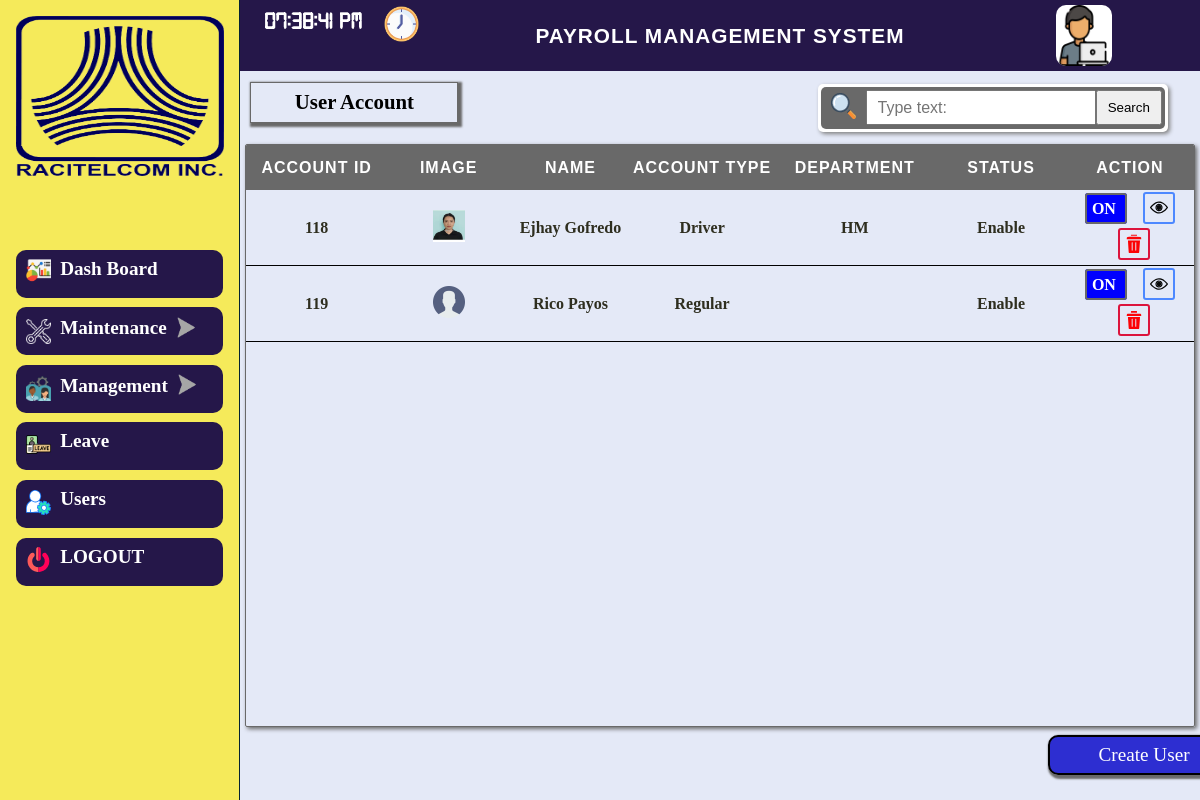
/admin-side/create-user/user_layout.php, run on the app's committed database.
### tables this page shows
CREATE TABLE `tbl_company_information` (
  `ID` int(11) NOT NULL,
  `LOGO` varchar(200) NOT NULL,
  `System_Name` varchar(30) NOT NULL,
  `Company_Name` varchar(30) NOT NULL,
  `State` varchar(20) NOT NULL,
  `City` varchar(20) NOT NULL,
  `Zipcode` varchar(10) NOT NULL,
  `Street` varchar(20) NOT NULL,
  `Building_Number` varchar(10) NOT NULL
);

CREATE TABLE `tbl_personal_information` (
  `Personal_ID` int(11) NOT NULL,
  `Employees_ID` int(11) NOT NULL,
  `Last_Name` varchar(255) NOT NULL,
  `First_Name` varchar(255) NOT NULL,
  `Middle_Name` varchar(255) NOT NULL,
  `Birth_Date` date NOT NULL,
  `Email` varchar(255) NOT NULL,
  `Contact_Number` varchar(111) NOT NULL,
  `Zip_Code` varchar(255) NOT NULL,
  `Province` varchar(255) NOT NULL,
  `City` varchar(255) NOT NULL,
  `Street` varchar(255) NOT NULL,
  `Suffix` varchar(255) NOT NULL,
  `Status` varchar(255) NOT NULL,
  `Gender` varchar(255) NOT NULL
);

CREATE TABLE `tbl_accounts` (
  `Account_ID` int(11) NOT NULL,
  `Employees_ID` int(255) NOT NULL,
  `Username` varchar(255) NOT NULL,
  `Password` varchar(255) NOT NULL,
  `Status` varchar(255) NOT NULL,
  `User_Type` text NOT NULL,
  `Email` int(11) NOT NULL,
  `Company_ID` int(11) NOT NULL
);

CREATE TABLE `tbl_employees_information` (
  `Employees_ID` int(11) NOT NULL,
  `Employee_Image` varchar(255) NOT NULL,
  `Hire_Date` date NOT NULL,
  `Daily_Rate` int(11) NOT NULL,
  `Schedule_ID` int(11) NOT NULL,
  `Position_ID` int(11) NOT NULL,
  `Department_ID` int(11) NOT NULL,
  `Employee_Types` varchar(20) NOT NULL
);

### admin-side/admin-layout/top_nav_read.php (called while the page is built, shortened)
<?php
      include "../../connection/connection.php";
       $select_title = "SELECT * FROM tbl_company_information order by ID desc ";
       $query_title =mysqli_query($conn,$select_title);
       $res_title = mysqli_fetch_assoc($query_title);
 ?>

### admin-side/create-user/user_read.php (called while the page is built, shortened)
<?php
	include "../../connection/connection.php";
	$sql = "SELECT * FROM (SELECT Employees_ID , First_Name,Last_Name FROM tbl_personal_information) tbl_personal_information JOIN (SELECT Employees_ID ,@did:=Department_ID as Department_ID,(SELECT `Department_Name` FROM `tbl_department` WHERE `Department_ID` = @did ) as Department_Name ,Employee_Image FROM tbl_employees_information) tbl_employees_information ON tbl_employees_information.Employees_ID = tbl_personal_information.Employees_ID JOIN (SELECT Employees_ID, Account_ID ,User_Type,Username,Status FROM tbl_accounts) tbl_accounts ON tbl_accounts.Employees_ID = tbl_personal_information.Employees_ID";
	$query = mysqli_query($conn,$sql);
	$accounts=mysqli_fetch_assoc($query);
?>

### admin-side/create-user/user.php (the view, shortened to what this page needs)
<!DOCTYPE html>
<html>
<head>
	<link rel="stylesheet" type="text/css" href="user.css">
</head>
<body>
	<div class="background">
		<div class="div-background">
			<div class="home-content">
				<div class="user-head">
					<div class="dir-label">
						<div class="left">
							<label>User Account</label>
						</div>
						<div class="right">
							<form method="POST" action="user_layout.php">
									<div class="containter-search">
										<div class="containter-input-search">
										<img src="../../icons/search.svg" id="img_search">
										<input type="text" name="name" class="input" placeholder="Type text:">
										<input type="submit" name="submit"  value="Search" class="search">
										</div>
									</div>
								</form>
						</div>
					</div>
					<div class="user-table" id="user_table">
						<table >
							<thead>
								<tr>
									<th>Account ID</th>
									<th>Image</th>
									<th>Name</th>
									<th>Account Type</th>
									<th>Department</th>
									<th>STATUS</th>
									<th>Action</th>
								</tr>
							</thead>
							<?php do{ if(isset($accounts['Account_ID'])){ ?>
							<tbody>
								<tr>
									<td><?php echo $accounts['Account_ID']; ?></td>
									<td><img class="img-emp"
										<?php if($accounts['Employee_Image'] == ''){ ?>
											src="../../icons/user1.png"
										<?php }else{ ?>
										src="../../side-bar/employees/emp-image/<?php echo $accounts['Employee_Image'];?>
										<?php } ?>
										">
									</td>
									<td><?php echo $accounts['First_Name']; ?> <?php echo $accounts['Last_Name']; ?></td>
									<td><?php echo $accounts['User_Type']; ?></td>
									<td><?php echo $accounts['Department_Name']; ?></td>
									<td><?php echo $accounts['Status']; ?></td>
									<td>
										<a
										<?php
										if($accounts['Status'] == "Enable"){ ?>
												class="on"
										<?php	}else{ ?>
												class="off"
										<?php	} ?>
										id="switch" href="javascript: control(<?php echo $accounts['Account_ID'];?>); ">
										<?php if($accounts['Status'] == "Enable"){
												echo "ON";
												}
												else{
													echo "OFF";
												}
											 ?>
										</a>
										<a href="user_edit_layout.php?id=<?php echo $accounts['Account_ID'];?>"><img id="edit-icon" src="../../icons/view-action.svg"></a><a href="delete_user.php?id=<?php echo $accounts['Account_ID']; ?>" ><img id="delete-icon" src="../../icons/delete.svg"></a></td>
								</tr>
							</tbody>
							<?php } }while($accounts=$query->fetch_assoc());  ?>
						</table>
					</div>
					<div class="user-option">
						<div class="other-button">
						</div>
						<div class="user-button">
							<a href="javascript: create_user();" >Create User</a>
						</div>
					</div>
				</div>
			</div>
	</div>
	</div>
</body>
</html>

### admin-side/admin-layout/top_nav.php (shortened to what this page needs)
<?php include"top_nav_read.php"; ?>
<!DOCTYPE html>
<html>
<head>
    <link rel="stylesheet" type="text/css" href="top_nav.css">
</head>
<body>
    <div class="top_div">
       <div class="clock">
           <p id="clock"></p><img src="../../icons/clock.png">
       </div>
       <div class="title1">
           <p><?php echo $res_title['System_Name']; ?></p>
       </div>
       <div class="user">
            <p><img src="../../icons/programmer.png"></p>
            <div class="type">
            </div>
       </div>
    </div>
</body>
</html>

### admin-side/settings/settings_layout.css (style rules this page uses)
* { padding: 0; margin: 0; box-sizing: border-box; }
html,body { position: relative; height: 100%; widows: 100%; }

### admin-side/admin-layout/top_side_bar.css (style rules this page uses)
* { padding: 0; margin: 0; box-sizing: border-box; }
html,body { position: relative; height: 100%; width: 100%; }

### admin-side/admin-layout/top_nav.css (style rules this page uses)
* { padding: 0; margin: 0; box-sizing: border-box; }
html,body { position: relative ; height: 100%; width: 100%; }
.top_div { position: relative; display: flex; flex-direction: row; height: 100%; width: 100%; background-color:#251749; }
.top_div .clock { position: relative; width: 25%; height: 100%; display: flex; flex-direction: row; }
.clock p { position: relative; height: 100%; width: 6em; font-size: 1.5em; color: white; font-weight: 600; padding-left: 1em; padding-top:.5em ; font-family: realtime-clock; }
.clock img { position: relative; height: 2.2em; width: 2.2em; top:.2em ; margin-top:.2em ; }
.top_div .title1 { position: relative; width: 50%; height: 100%; display: flex; justify-content: center; align-items: center; }
.title1 p { position: relative; font-size: 1.3em; text-transform: uppercase; letter-spacing: 1px; font-weight: 600; color: white; }
.top_div .user { position: relative; width: 25%; height: 100%; display: flex; flex-direction: row; }
.user img { position: relative; height: 85%; width: 3.5em; top: 5px; border-radius: 10px; margin-left: 6em; background: white; }
.user .type { position: relative; display: flex; flex-direction: column; }

### data on the page
tbl_company_information: System_Name "PAYROLL MANAGEMENT SYSTEM"
tbl_personal_information: tbl_accounts.Account_ID "118", Employees_ID.Employee_Image (picture), First_Name "Ejhay", Last_Name "Gofredo", tbl_accounts.User_Type "Driver", Department_Name "HM", tbl_accounts.Status "Enable"
tbl_personal_information: tbl_accounts.Account_ID "119", First_Name "Rico", Last_Name "Payos", tbl_accounts.User_Type "Regular", tbl_accounts.Status "Enable"
